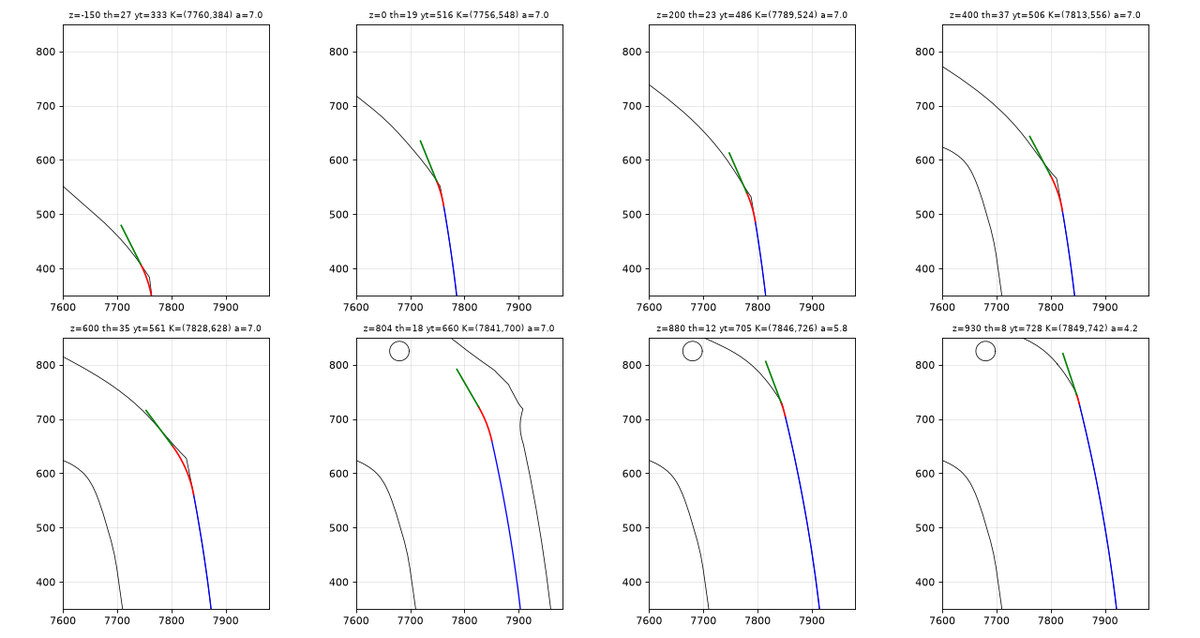

This chart was generated by the following Python code:
import sys, math
import numpy as np
sys.path.insert(0, r"C:/Users/stig/AppData/Local/Temp/claude/12681ed4fad82730/bbd7b4f2-5285-465a-8464-b20ca4b41c67/scratchpad/v10/work/b")
from p1_corner import side_y, psi_side, psi_tr, corner_K, C, P
from geo import full_tris, outer_lines
import matplotlib; matplotlib.use("Agg"); import matplotlib.pyplot as plt

R_C, ALPHA, M_OUT = 220.0, math.radians(7.0), 25.0

def arc_end(z, yt, dlt):
    xt = C.transom_x(z, yt); pt = psi_tr(yt); pe = pt + dlt
    return (xt + R_C * (math.sin(pe) - math.sin(pt)), yt + R_C * (math.cos(pt) - math.cos(pe))), pe

def solve(z):
    K = corner_K(z)
    if K is None: return None
    th = psi_side(K[0] - 1, z) - psi_tr(K[1])
    a = min(ALPHA, 0.5 * th)
    def g(yt):
        dlt = th - a
        for _ in range(3):
            E, pe = arc_end(z, yt, dlt)
            dlt = psi_side(E[0], z) - a - psi_tr(yt)
        E, pe = arc_end(z, yt, dlt)
        return side_y(E[0], z) - E[1], dlt
    lo, hi = 0.0, K[1]
    if g(lo)[0] <= 0: return dict(K=K, th=th, yt=None)
    for _ in range(40):
        m = 0.5 * (lo + hi)
        if g(m)[0] > 0: lo = m
        else: hi = m
    yt = 0.5 * (lo + hi); dlt = g(yt)[1]
    E, pe = arc_end(z, yt, dlt)
    return dict(K=K, th=th, yt=yt, dlt=dlt, E=E, pe=pe, a=a)

if __name__ == "__main__":
    T = full_tris(sys.argv[1]) if len(sys.argv) > 1 else None
    zs = (-150, 0, 200, 400, 600, 804, 880, 930)
    fig, axs = plt.subplots(2, 4, figsize=(16, 8.5))
    for ax, z in zip(axs.ravel(), zs):
        if T is not None:
            for Pl in outer_lines(T, 2, z):
                if (Pl[:, 0] > 7450).sum() > 1: ax.plot(Pl[:, 0], Pl[:, 1], "k-", lw=0.7)
        s = solve(z)
        if s and s["yt"] is not None:
            yt, dlt = s["yt"], s["dlt"]
            ys = np.linspace(0, yt, 30); ax.plot([C.transom_x(z, y) for y in ys], ys, "b-", lw=1.2)
            pts = [arc_end(z, yt, d)[0] for d in np.linspace(0, dlt, 20)]
            pts = np.array(pts); ax.plot(pts[:, 0], pts[:, 1], "r-", lw=1.5)
            E, pe = s["E"], s["pe"]; ax.plot([E[0], E[0] + 80 * math.cos(pe)], [E[1], E[1] + 80 * math.sin(pe)], "g-")
            depth = math.hypot(s["K"][0] - pts[10, 0], s["K"][1] - pts[10, 1])
            ax.set_title(f"z={z} th={math.degrees(s['th']):.0f} yt={yt:.0f} K=({s['K'][0]:.0f},{s['K'][1]:.0f}) a={math.degrees(s['a']):.1f}", fontsize=8)
            print(f"z={z}: theta={math.degrees(s['th']):.1f} K={s['K'][0]:.0f},{s['K'][1]:.0f} yt={yt:.1f} tangent len on transom={s['K'][1]-yt:.0f} E=({E[0]:.0f},{E[1]:.0f}) |KE|={math.hypot(E[0]-s['K'][0],E[1]-s['K'][1]):.0f} dlt={math.degrees(dlt):.1f}")
        ax.set_xlim(7600, 7980); ax.set_ylim(350, 850); ax.set_aspect("equal"); ax.grid(alpha=.3)
    fig.tight_layout(); fig.savefig(r"C:/Users/stig/AppData/Local/Temp/claude/12681ed4fad82730/bbd7b4f2-5285-465a-8464-b20ca4b41c67/scratchpad/v10/work/b/p2_arcs.png", dpi=80)
